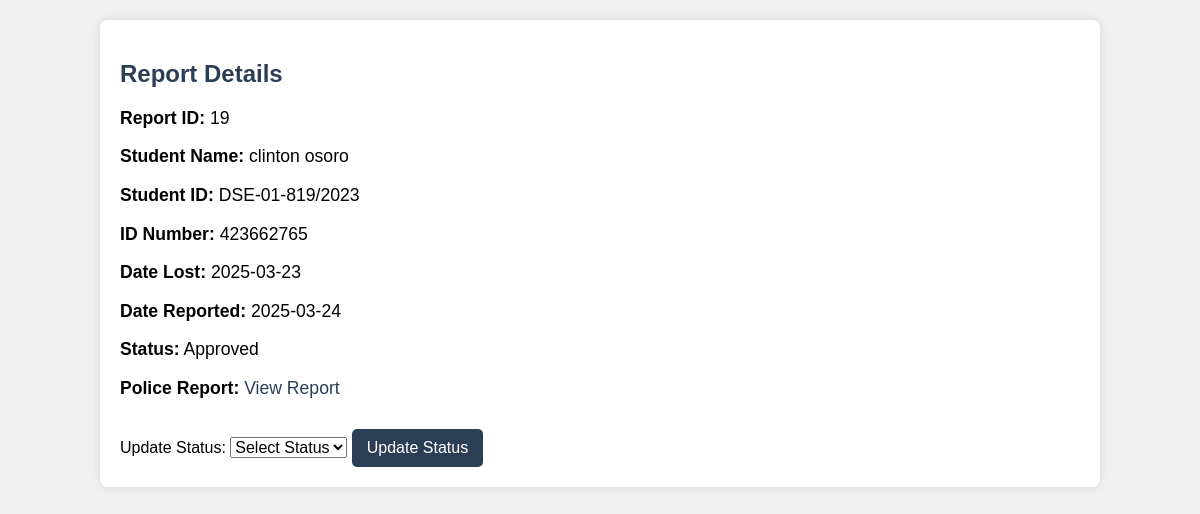
/view_report.php?report_id=19 (signed in), run on the app's committed database.
### tables this page shows
CREATE TABLE `lost_ids` (
  `id` int(11) NOT NULL,
  `student_name` varchar(255) NOT NULL,
  `student_id` varchar(50) NOT NULL,
  `id_number` varchar(50) NOT NULL,
  `date_reported` date DEFAULT curdate(),
  `user_id` int(11) NOT NULL,
  `date_lost` date DEFAULT NULL,
  `police_report` varchar(255) DEFAULT NULL,
  `status` varchar(20) DEFAULT 'Pending',
  `reported_at` timestamp NOT NULL DEFAULT current_timestamp()
);

### view_report.php (the view, shortened to what this page needs)
<?php
include('connect.php');
if (isset($_GET['report_id'])) {
    $report_id = $_GET['report_id'];
    $stmt = $conn->prepare("SELECT * FROM lost_ids WHERE id = ?");
    $stmt->bind_param("i", $report_id);
    $stmt->execute();
    $result = $stmt->get_result();
    $report = $result->fetch_assoc();
} else {
    echo "<script>alert('No report ID provided.'); window.location='police_dashboard.php';</script>";
    exit();
}
?>
<!DOCTYPE html>
<html lang="en">
<head>
</head>
<body>
    <div class="container">
        <?php if ($report): ?>
            <h2>Report Details</h2>
            <p><strong>Report ID:</strong> <?= $report['id']; ?></p>
            <p><strong>Student Name:</strong> <?= htmlspecialchars($report['student_name']); ?></p>
            <p><strong>Student ID:</strong> <?= htmlspecialchars($report['student_id']); ?></p>
            <p><strong>ID Number:</strong> <?= htmlspecialchars($report['id_number']); ?></p>
            <p><strong>Date Lost:</strong> <?= htmlspecialchars($report['date_lost']); ?></p>
            <p><strong>Date Reported:</strong> <?= htmlspecialchars($report['date_reported']); ?></p>
            <p><strong>Status:</strong> <?= htmlspecialchars($report['status']); ?></p>
            <p><strong>Police Report:</strong> <a href="<?= htmlspecialchars($report['police_report']); ?>" target="_blank">View Report</a></p>
            <form method="POST">
                <label for="status">Update Status:</label>
                <select name="status" id="status" required>
                    <option value="">Select Status</option>
                </select>
                <button type="submit">Update Status</button>
            </form>
        <?php else: ?>
            <p>Report not found.</p>
        <?php endif; ?>
    </div>
</body>
</html>

### view_report.php (style rules this page uses)
body { font-family: Arial, sans-serif; background-color: #f0f0f0; margin: 0; padding: 0; }
.container { width: 80%; margin: 20px auto; padding: 20px; background: white; border-radius: 8px; box-shadow: 0 0 10px rgba(0, 0, 0, 0.1); }
h2 { color: #2b3e55; }
p { font-size: 1.1em; }
form { margin-top: 20px; }
label, select, button { font-size: 1em; margin-top: 10px; }
button { background-color: #2b3e55; color: white; padding: 10px 15px; border: none; border-radius: 5px; cursor: pointer; }
a { color: #2b3e55; text-decoration: none; }

### data on the page
lost_ids: id "19", student_name "clinton osoro", student "DSE-01-819/2023", id_number "423662765", date_lost "2025-03-23", date_reported "2025-03-24", status "Approved"
